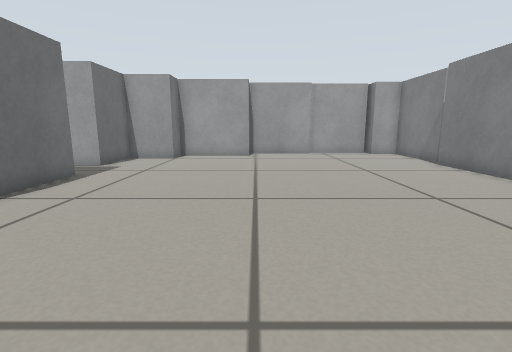
[1] (above)

12 first-person views from a walk through a world built for the Gazebo simulator. The camera is 0.39 m above the floor, tilts 10° down and sees 85° across. The floor is counted in squares, 0.25 m on a side. Each view is taken from the middle of a square. On the plan, view 1 faces up. The plan holds only what a view shows up to about 14 squares ahead; the rest is blank.

[2]
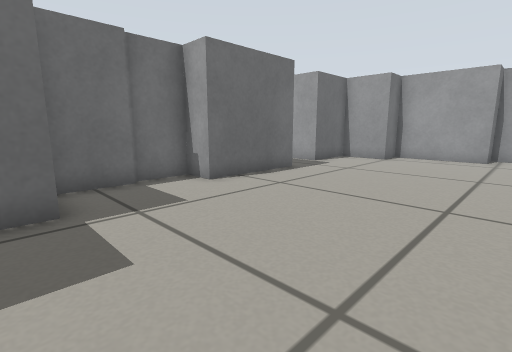

[3]
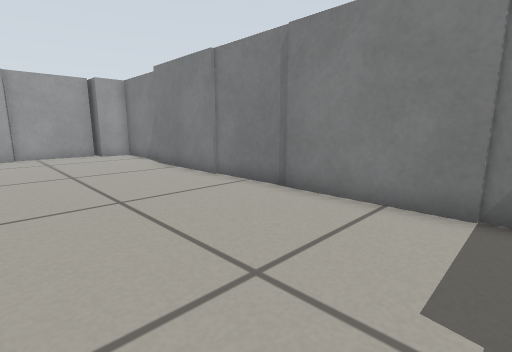

[4]
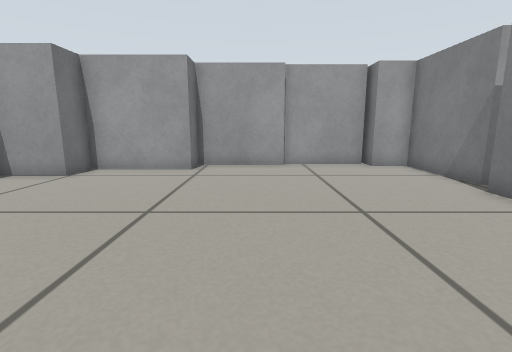

[5]
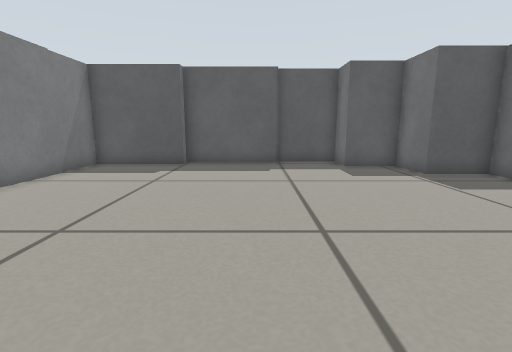

[6]
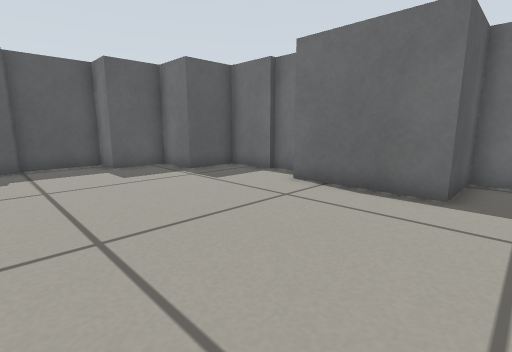

[7]
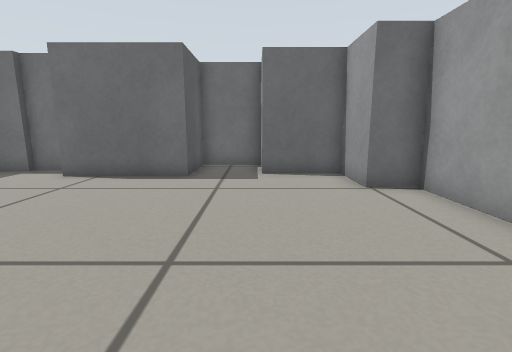

[8]
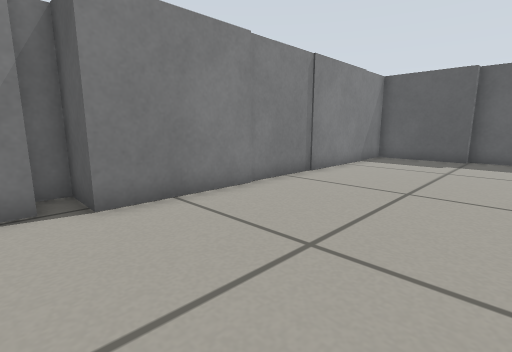

[9]
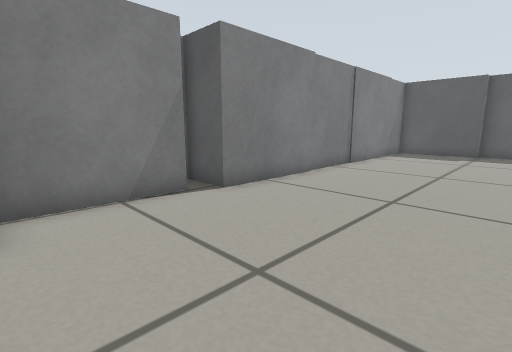

[10]
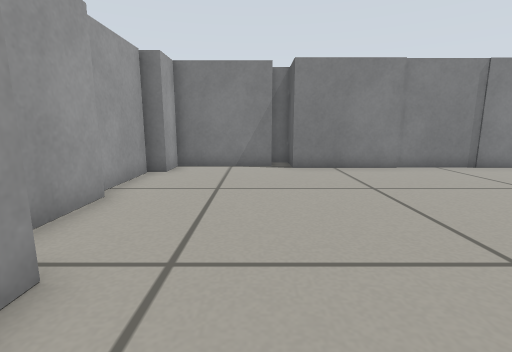

[11]
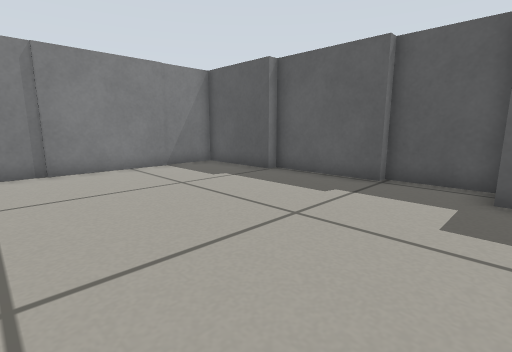

[12]
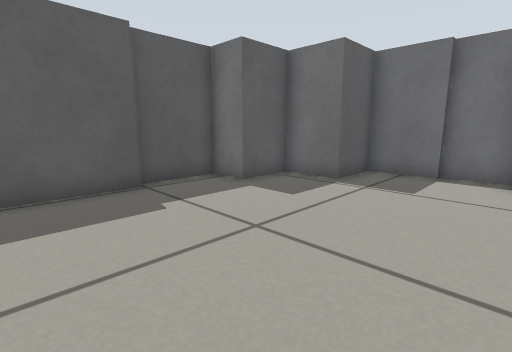

### Floor plan
Key: @ floor where view 1 was taken; # wall or solid block; . floor; B grey box.
Columns run from 8 left of view 1 to 9 right of it. Each row starts with its distance up from view 1.
 17         BBBBBBBB
 16        B.......BB
 15     BBBB........B
 14   BBB...........B
 13   B.............B
 12   B..............B
 11 BB..............B
 10 B...............B
  9 BBB.............B
  8   B.............B
  7   B.............B
  6   B.............B
  5  BB.............B
  4  B..............B
  3  B..............B
  2  B..............B
  1  BBB............B
  0    B....@.......#
 -1    BBB..........#
 -2      B..BBBBBBBB#
 -3      BBBB

Positions as (right, up) in squares from view 1, and headings:
1: (0, 0), facing up
2: (1, 0), facing up-left
3: (2, 0), facing up-right
4: (2, 5), facing up
5: (1, 10), facing down
6: (1, 10), facing down-left
7: (3, 11), facing left
8: (2, 13), facing down-right
9: (2, 16), facing down-right
10: (-3, 13), facing right
11: (-3, 6), facing down-right
12: (3, 5), facing down-left
